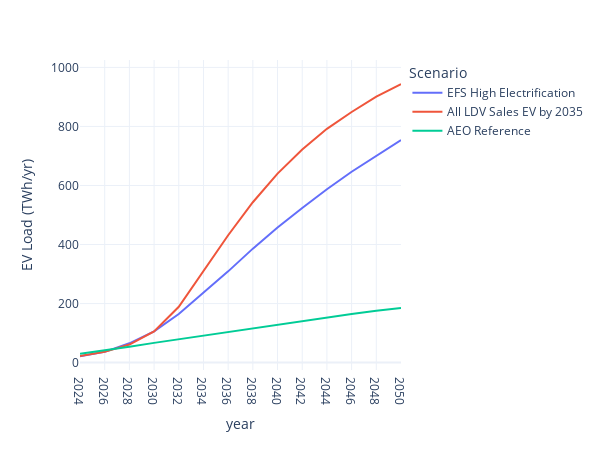

The notebook cell saved with this chart:
### Code cell
import plotly.express as px

fig = px.line(df, x="year", y="annual_twh", color="scenario", 
              labels={"annual_twh": "EV Load (TWh/yr)", "scenario": "Scenario"}, 
              range_y=[-25,1025],
              width=600, height=450, template="plotly_white")
fig

### Figure 1 — Plotly figure (JSON) as saved in the notebook; plotly's stock layout.template omitted (floating-point values rounded to 4 significant figures)
{"data": [{"hovertemplate": "Scenario=EFS High Electrification<br>year=%{x}<br>EV Load (TWh/yr)=%{y}<extra></extra>", "legendgroup": "EFS High Electrification", "line": {"color": "#636efa", "dash": "solid"}, "marker": {"symbol": "circle"}, "mode": "lines", "name": "EFS High Electrification", "orientation": "v", "showlegend": true, "type": "scatter", "x": ["2024", "2026", "2028", "2030", "2032", "2034", "2036", "2038", "2040", "2042", "2044", "2046", "2048", "2050"], "xaxis": "x", "y": [21.74, 36.33, 65.51, 105.8, 164.7, 236.5, 309.1, 386.1, 457.6, 524.0, 587.0, 646.6, 701.6, 754.1], "yaxis": "y"}, {"hovertemplate": "Scenario=All LDV Sales EV by 2035<br>year=%{x}<br>EV Load (TWh/yr)=%{y}<extra></extra>", "legendgroup": "All LDV Sales EV by 2035", "line": {"color": "#EF553B", "dash": "solid"}, "marker": {"symbol": "circle"}, "mode": "lines", "name": "All LDV Sales EV by 2035", "orientation": "v", "showlegend": true, "type": "scatter", "x": ["2024", "2026", "2028", "2030", "2032", "2034", "2036", "2038", "2040", "2042", "2044", "2046", "2048", "2050"], "xaxis": "x", "y": [22.4, 36.52, 61.25, 105.9, 189.2, 309.8, 431.5, 543.2, 640.2, 721.5, 792.0, 848.9, 901.0, 943.6], "yaxis": "y"}, {"hovertemplate": "Scenario=AEO Reference<br>year=%{x}<br>EV Load (TWh/yr)=%{y}<extra></extra>", "legendgroup": "AEO Reference", "line": {"color": "#00cc96", "dash": "solid"}, "marker": {"symbol": "circle"}, "mode": "lines", "name": "AEO Reference", "orientation": "v", "showlegend": true, "type": "scatter", "x": ["2024", "2026", "2028", "2030", "2032", "2034", "2036", "2038", "2040", "2042", "2044", "2046", "2048", "2050"], "xaxis": "x", "y": [29.67, 40.89, 53.78, 66.86, 79.41, 90.9, 104.4, 116.3, 127.8, 142.2, 154.4, 164.9, 175.6, 184.8], "yaxis": "y"}], "layout": {"height": 450, "legend": {"title": {"text": "Scenario"}, "tracegroupgap": 0}, "margin": {"t": 60}, "width": 600, "xaxis": {"anchor": "y", "autorange": true, "domain": [0, 1], "range": [0, 13], "title": {"text": "year"}, "type": "category"}, "yaxis": {"anchor": "x", "domain": [0, 1], "range": [-25, 1025], "title": {"text": "EV Load (TWh/yr)"}, "type": "linear"}}}
